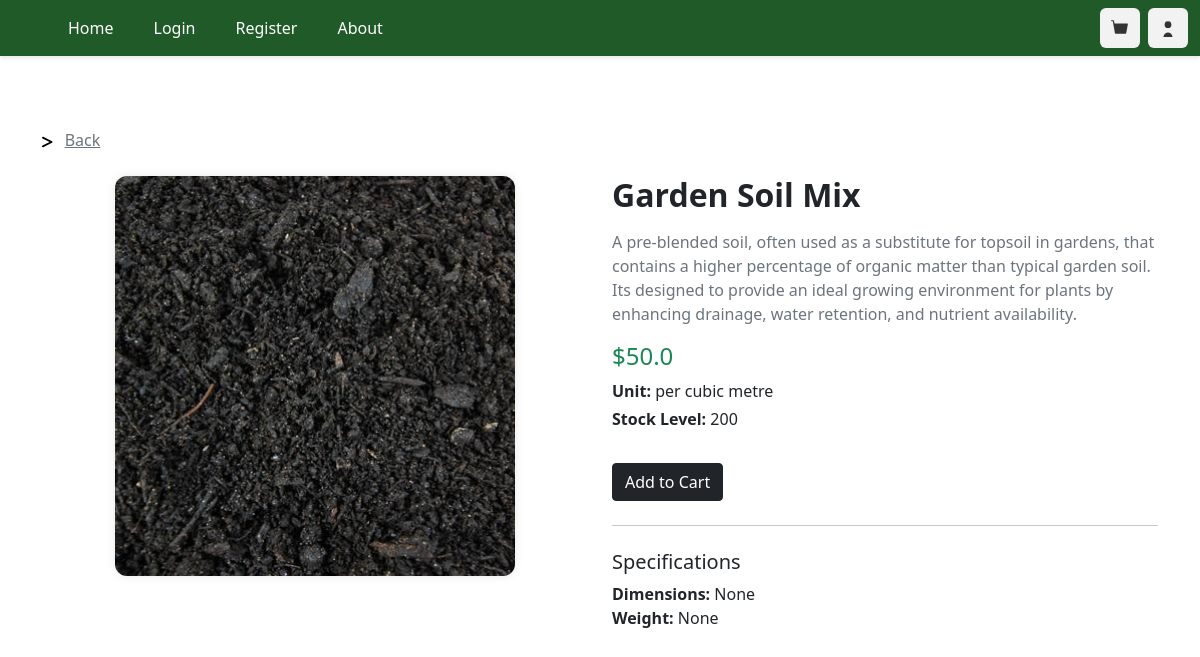
The app's page /product_view_2 with its own data.
### ORM/tables.py (models this page shows, shortened)
class Product(TimeStampedModel):
    __tablename__ = 'products'
    id = Column(Integer, primary_key=True, autoincrement=True)
    name = Column(String(100), nullable=False)
    description = Column(String, nullable=False)
    dimensions = Column(String(50), nullable=True)
    weight = Column(REAL, nullable=True)
    unit = Column(String(50), nullable=False)
    price = Column(REAL, nullable=False)
    stock_level = Column(Integer, nullable=False)
    category = Column(Integer, ForeignKey('categories.id'), nullable=False, index=True)
    image = Column(String(100), nullable=False)
    orders = Relationship('Order', back_populates='product')
    categories = Relationship('Category', back_populates='product')

### main.py (the view)
@limiter.limit(default)
@app.route("/product_view_<int:product_id>", methods=['POST', 'GET'])
def product_view(product_id):
    product_obj = get_product_by_id(product_id)
    if product_obj == None:
        abort(404)
    return render_template("product_view.html", product=product_obj)

### ORM/ORM_operations.py (called while the page is built)
def get_product_by_id(product_id:int):
    product = Product.query.filter(Product.id == product_id).first()
    if product is None:
       raise Exception('Valid product expected but NoneType was given')
    return product

### main.py (called while the page is built)
@app.after_request
def add_security_headers(resp):
    resp.headers['Content-Security-Policy'] =  "default-src 'self'; object-src 'none'; base-uri 'none';" #prevents inline scripts from running and objects
    resp.headers['X-Content-Type-Options'] = 'nosniff' #forces the browser to honour the content type instead of auto detecting
    resp.headers['X-Frame-Options'] = 'SAMEORIGIN' #prevents external sites from embedding this site in iframe, helping prevent clickjacking
    return resp

### templates/product_view.html (shortened to what this page needs)
{% extends "base.html" %}
{% block content %}
<div class="container my-5" style="padding-top: 5rem">
    <svg xmlns="http://www.w3.org/2000/svg" height="14" width="10.5" viewBox="0 0 384 512">
        <path d="M3.4 81.7c-7.9 15.8-1.5 35 14.3 42.9L280.5 256 17.7 387.4C1.9 395.3-4.5 414.5 3.4 430.3s27.1 22.2 42.9 14.3l320-160c10.8-5.4 17.7-16.5 17.7-28.6s-6.8-23.2-17.7-28.6l-320-160c-15.8-7.9-35-1.5-42.9 14.3z"/>
    </svg>
    <a href="/" class="text-muted px-2">Back</a>
    <div class="row mt-4">
        <div class="col-md-6 d-flex align-items-start justify-content-center">
            <div style="width: 400px; height: 400px; overflow: hidden; border-radius: 0.75rem; box-shadow: 0 0 10px rgba(0,0,0,0.1);">
                <img src="{{ product.image }}" alt="{{ product.name }}"
                     style="width: 100%; height: 100%; object-fit: cover;">
            </div>
        </div>
        <div class="col-md-6">
            <h2 class="fw-bold mb-3">{{ product.name }}</h2>
            <p class="text-muted">{{ product.description }}</p>
            <h4 class="text-success">${{ product.price }}</h4>
            <p class="mb-1"><strong>Unit:</strong> {{ product.unit }}</p>
            <p><strong>Stock Level:</strong> {{ product.stock_level }}</p>
            <button class="btn btn-dark mt-3" id="add_to_cart">
                 Add to Cart
            </button>
            <hr class="my-4">
            <h5>Specifications</h5>
            <ul class="list-unstyled">
                <li><strong>Dimensions:</strong> {{ product.dimensions }}</li>
                <li><strong>Weight:</strong> {{ product.weight }}</li>
            </ul>
        </div>
    </div>
</div>
{% endblock %}

### records on screen
Product: image (picture), name "Garden Soil Mix", description "A pre-blended soil, often used as a substitute for topsoil in gardens, that contains a higher percentage of organic matter than typical garden soil. Its designed to provide an ideal growing environment for plants by enhancing drainage, water retention, and nutrient availability.", price "50.0", unit "per cubic metre", stock_level "200", dimensions "None", weight "None"
